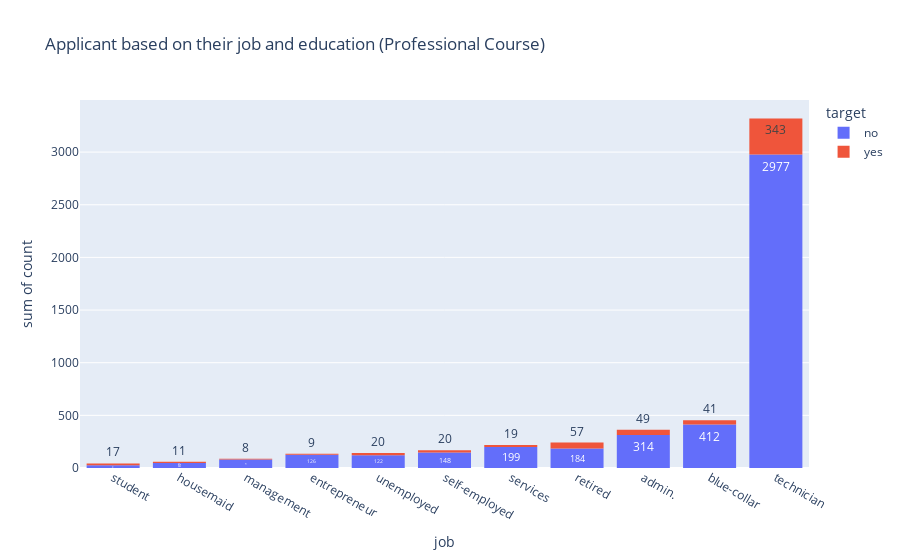

Here is the notebook cell this chart was saved with:
### Code cell
pc_target = edujob_target[edujob_target['education']=='professional.course']
figpc = px.histogram(pc_target, x="job", y="count", color="target", text_auto="label",
                   title="Applicant based on their job and education (Professional Course)")
figpc.update_layout(bargap=0.2)
figpc.update_xaxes(categoryorder="total ascending")
figpc.show()

### Figure 1 — Plotly figure (JSON) as saved in the notebook; plotly's stock layout.template omitted (floating-point values rounded to 4 significant figures)
{"data": [{"alignmentgroup": "True", "bingroup": "x", "histfunc": "sum", "hovertemplate": "target=no<br>job=%{x}<br>sum of count=%{y}<extra></extra>", "legendgroup": "no", "marker": {"color": "#636efa", "pattern": {"shape": ""}}, "name": "no", "offsetgroup": "no", "orientation": "v", "showlegend": true, "texttemplate": "%{value:label}", "type": "histogram", "x": ["admin.", "blue-collar", "entrepreneur", "housemaid", "management", "retired", "self-employed", "services", "student", "technician", "unemployed"], "xaxis": "x", "y": [314, 412, 126, 48, 81, 184, 148, 199, 26, 2977, 122], "yaxis": "y"}, {"alignmentgroup": "True", "bingroup": "x", "histfunc": "sum", "hovertemplate": "target=yes<br>job=%{x}<br>sum of count=%{y}<extra></extra>", "legendgroup": "yes", "marker": {"color": "#EF553B", "pattern": {"shape": ""}}, "name": "yes", "offsetgroup": "yes", "orientation": "v", "showlegend": true, "texttemplate": "%{value:label}", "type": "histogram", "x": ["admin.", "blue-collar", "entrepreneur", "housemaid", "management", "retired", "self-employed", "services", "student", "technician", "unemployed"], "xaxis": "x", "y": [49, 41, 9, 11, 8, 57, 20, 19, 17, 343, 20], "yaxis": "y"}], "layout": {"bargap": 0.2, "barmode": "relative", "legend": {"title": {"text": "target"}, "tracegroupgap": 0}, "title": {"text": "Applicant based on their job and education (Professional Course)"}, "xaxis": {"anchor": "y", "categoryorder": "total ascending", "domain": [0, 1], "title": {"text": "job"}}, "yaxis": {"anchor": "x", "domain": [0, 1], "title": {"text": "sum of count"}}}}
